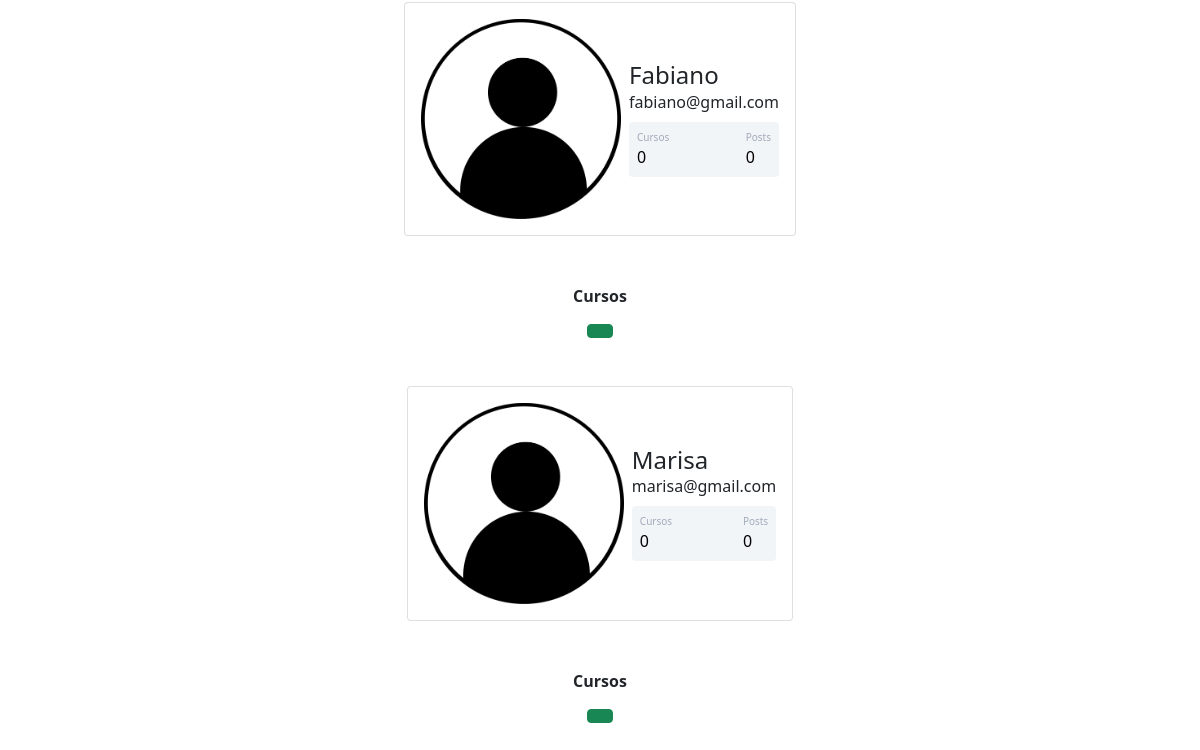
Before: /usuarios (signed in, lower part) with the older database file.
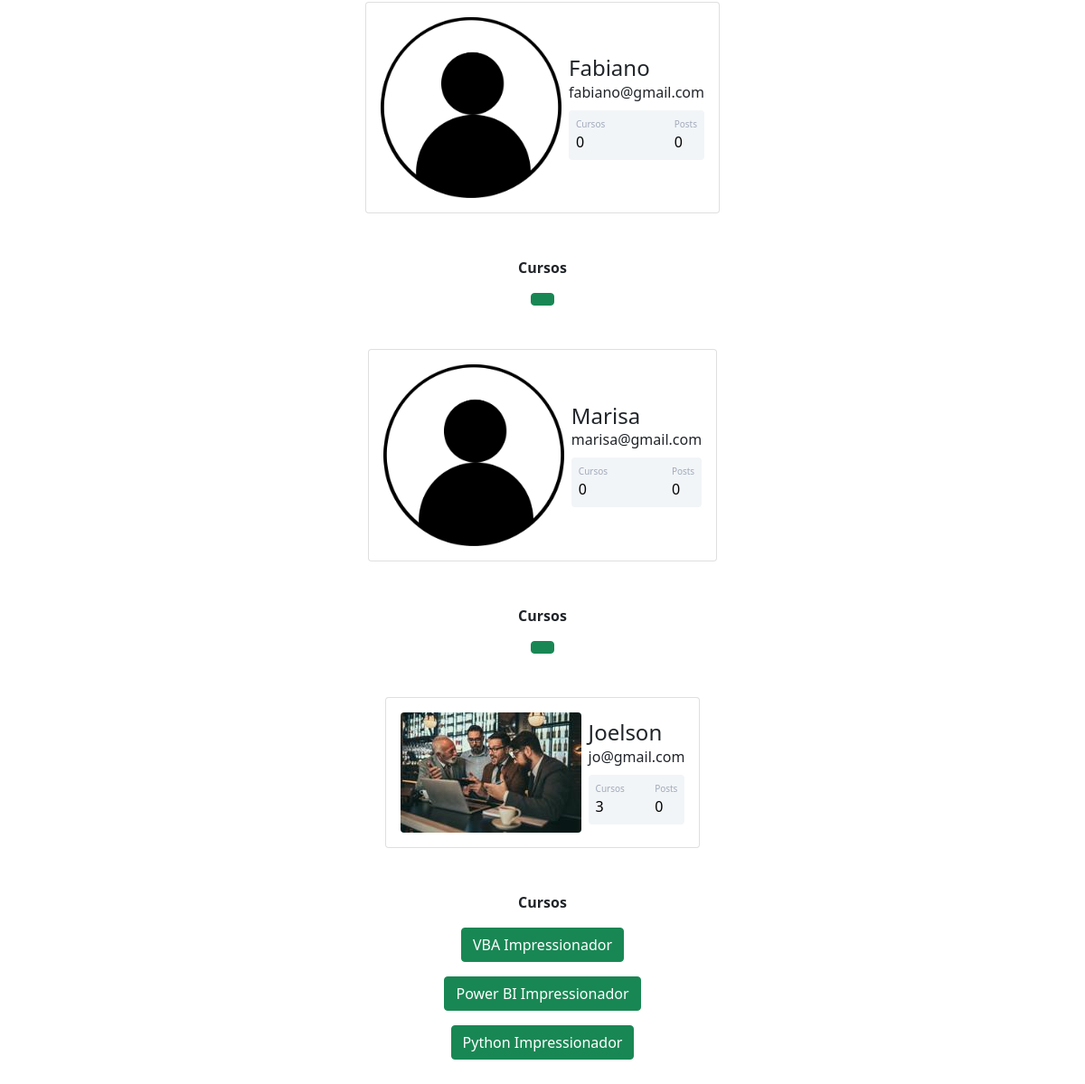
After: the same page with the newer database file.
### comunidade/models.py (models this page shows)
class Usuario(database.Model, UserMixin):
    id = database.Column(database.Integer, primary_key=True)
    username = database.Column(database.String, nullable=False)
    email = database.Column(database.String, nullable=False, unique=True)
    senha = database.Column(database.String, nullable=False)
    foto_perfil = database.Column(database.String, default='default.jpg')
    posts = database.relationship('Post', backref='autor', lazy=True)
    cursos = database.Column(database.String, nullable=False, default='Não Informado')

### comunidade/routes.py (the view)
@app.route('/usuarios')
@login_required
def usuarios():
    lista_usuarios = Usuario.query.all()
    return render_template('usuarios.html', lista_usuarios=lista_usuarios)

### comunidade/models.py (called while the page is built)
@login_manager.user_loader
def load_usuario(id_usuario):
    return Usuario.query.get(int(id_usuario))

### comunidade/templates/usuarios.html (shortened to what this page needs)
{% extends 'base.html' %}
{% block body %}
    <main class="container mb-5">
        {% for usuario in lista_usuarios %}
            <section class="container mt-5 d-flex justify-content-center">
                <div class="card p-3">
                    <div class="d-flex align-items-center">
                        <div class="image me-2">
                            <img src="{{ url_for('static', filename='fotos_perfil/{}'.format(usuario.foto_perfil)) }}" class="rounded" width="200">
                        </div>
                        <div class="ml-3 w-100">
                            <h4 class="mb-0 mt-0">{{ usuario.username }}</h4>
                            <span>{{ usuario.email }}</span>
                            <div class="p-2 mt-2 bg-primary d-flex justify-content-between rounded text-white stats">
                                {% if 'Não Informado' in usuario.cursos or usuario.cursos == '' %}
                                    <div class="d-flex flex-column">
                                        <span class="articles">Cursos</span>
                                        <span class="number1">0</span>
                                    </div>
                                {% else %}
                                    <div class="d-flex flex-column">
                                        <span class="articles">Cursos</span>
                                        <span class="number1">{{ usuario.cursos.count(';') + 1 }}</span>
                                    </div>
                                {% endif %}
                                <div class="d-flex flex-column">
                                    <span class="rating">Posts</span>
                                    <span class="number3">0</span>
                                </div>
                            </div>
                        </div>
                    </div>
                </div>
            </section>
            <section class="row justify-content-center">
                <article class="col-4 mt-5 text-center">
                    <strong>Cursos</strong><br>
                    {% for curso in usuario.cursos.split(';') %}
                        <button type="button" class="btn btn-success mt-3" disable>{{ curso }}</button>
                    {% endfor %}
                </article>
            </section>
        {% endfor %}
    </main>
{% endblock %}

Changed rows visible on the page:
added Usuario: foto_perfil (picture), username "Joelson", email "jo@gmail.com", cursos "3", curso "VBA Impressionador" "Power BI Impressionador" "Python Impressionador"
